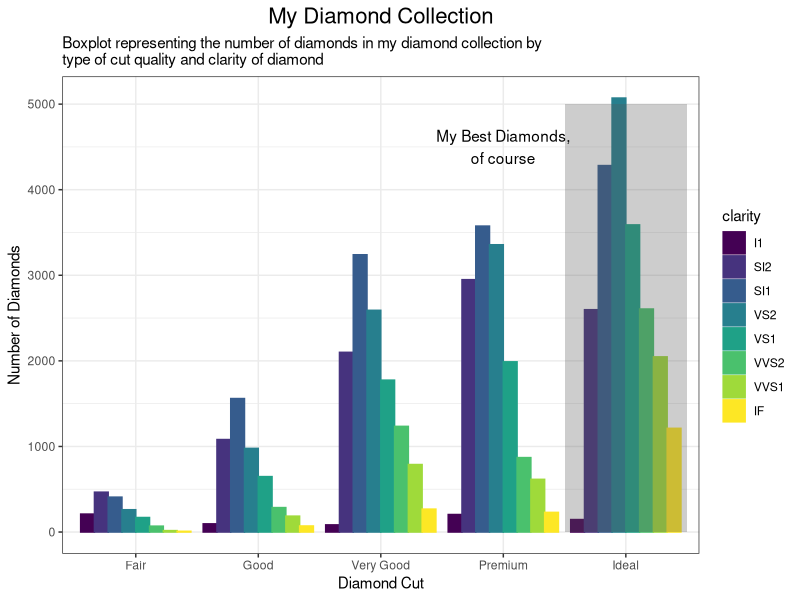
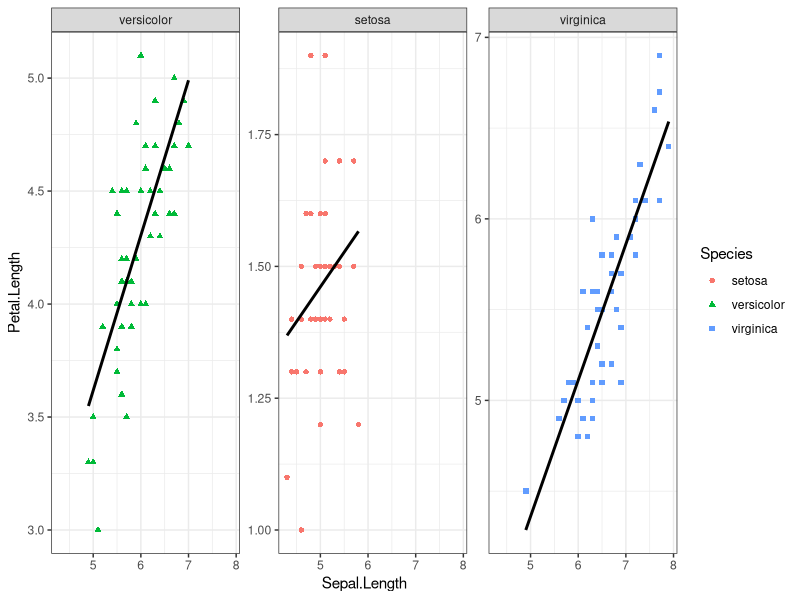
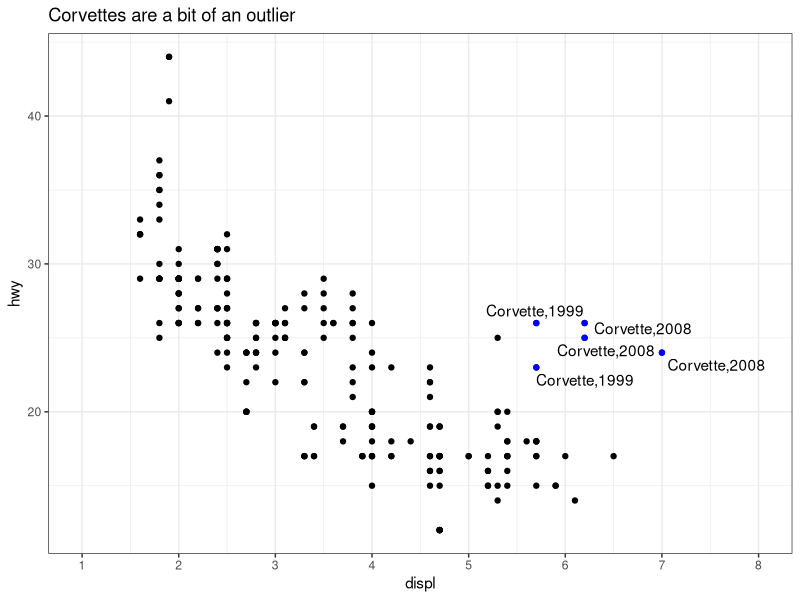
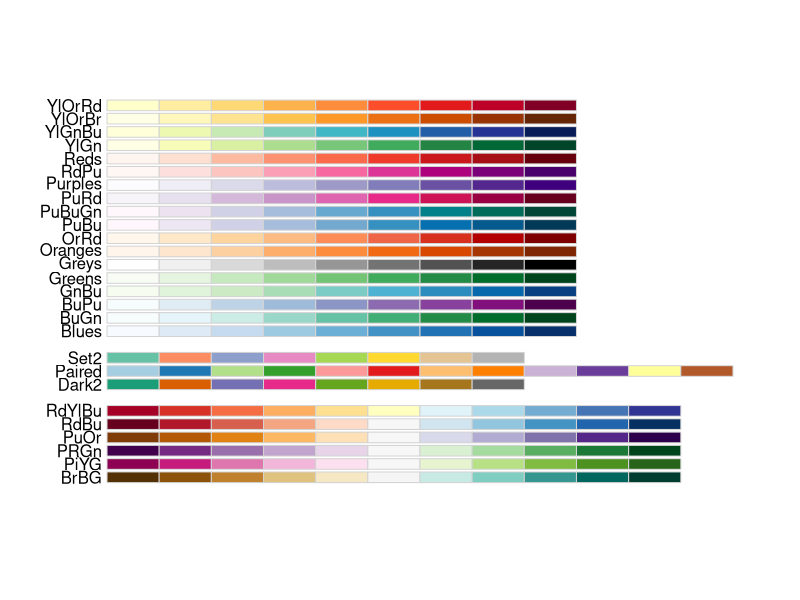
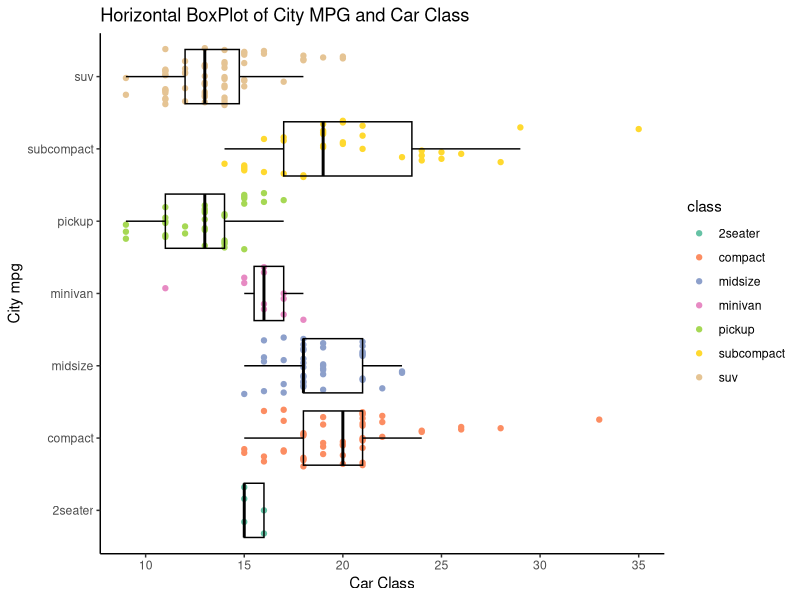

Generate these figures, in order, with R:
## ---- chunk 1
knitr::opts_chunk$set(echo = FALSE)
## ---- chunk 2
library("ggplot2")
library("magrittr") #so I can do some piping
data("diamonds")
data("mpg")
data("iris")
theme_set(theme_bw()) #I'll give you this one, you can set the theme individually for graphs
#or you can set the theme for all the graphs using theme_set()
#theme_bw() is best theme (IMO)

#for graph 3:
library("ggrepel")


## ---- chunk 3
data("diamonds")
#hint think about the *position* the bars are in...

## ---- chunk 4
diamonds %>% 
  ggplot(mapping = aes(x = cut, color = clarity)) + #Clarity groups differ by color
  geom_bar(mapping = aes(fill = clarity), position = "dodge") + #Plots data not stacked, bars filled with color
  annotate(geom = "rect", xmin = 4.5, xmax = 5.5, ymin = 0, ymax = 5000, 
           alpha = 0.3) + #Adds annotation box around Ideal group
  annotate(geom = "text", x = 4, y = 4500, label = "My Best Diamonds,\nof course") + #Adds text next to annotation box
  labs(x = "Diamond Cut", y = "Number of Diamonds", title = "My Diamond Collection",
       subtitle = "Boxplot representing the number of diamonds in my diamond collection by\ntype of cut quality and clarity of diamond") + #Label x and y axes, title, subtitle, and caption
  theme(plot.title = element_text(size = 16, hjust = 0.5)) #Adjusts the font size and location of title

## ---- chunk 5
data("iris")
## ---- chunk 6
iris %>%
  ggplot(mapping = aes(x = Sepal.Length, y = Petal.Length, color = Species, 
                       shape = Species)) + #Species have different colors and shapes
  geom_point() + 
  facet_wrap(vars(relevel(Species, "versicolor")), scales = "free_y", ) + #Relevel to make versicolor left-most grid, scales y-axis to group
  geom_smooth(method = "lm", se = FALSE, color = "black") #Adds a black linear trendline to each group
## ---- chunk 7
data("mpg")
corvette <- mpg[mpg$model == "corvette",]
#install
require("ggrepel") #useful for making text annotations better, hint hint
set.seed(42)
## ---- chunk 8
mpg %>% 
  ggplot(mapping = aes(x = displ, y = hwy)) +
  geom_point() +
  geom_point(data = corvette, color = "blue") + #Makes corvette subset blue
  scale_x_continuous(limits = c(1,8), breaks = c(1:8)) + #Adjusted x-axis scale
  geom_text_repel(data = corvette, aes(label = paste0("Corvette,",year)), 
                  nudge_x = 0.25) + #Label corvette subset and nudge to match graph*
  labs(title = "Corvettes are a bit of an outlier")
## ---- chunk 9
data(mpg)

#hint for the coloring, colorbrewer and you can set palette colors and make your graphs colorblind friendly
library(RColorBrewer)
display.brewer.all(colorblindFriendly = T) #take a look at the colorblindfriendly options
## ---- chunk 10
mpg %>% 
  ggplot(mapping = aes(x = cty, y = class, color = class)) +
  geom_point(position = position_dodge2(0.8)) + #Change point overlaps
  scale_color_brewer(palette = "Set2") + #Set color palette to Brewer Set2
  geom_boxplot(color = "black", fill = NA, outlier.shape = NA) + #Removes outliers from boxplot and 
  xlab("Car Class") + ylab("City mpg") + #Label X and Y axes
  labs(title = "Horizontal BoxPlot of City MPG and Car Class") + #Adds title
  theme(axis.line = element_line(color = "black"), #Makes x and y axes black line
        panel.grid = element_blank(), #Removes major and minor gridlines
        panel.border = element_blank()) #Removes plot border
